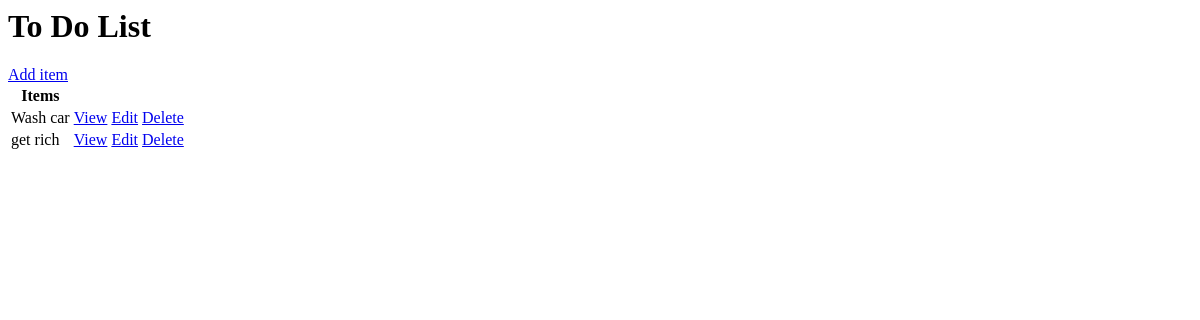
The app's page /, older data.
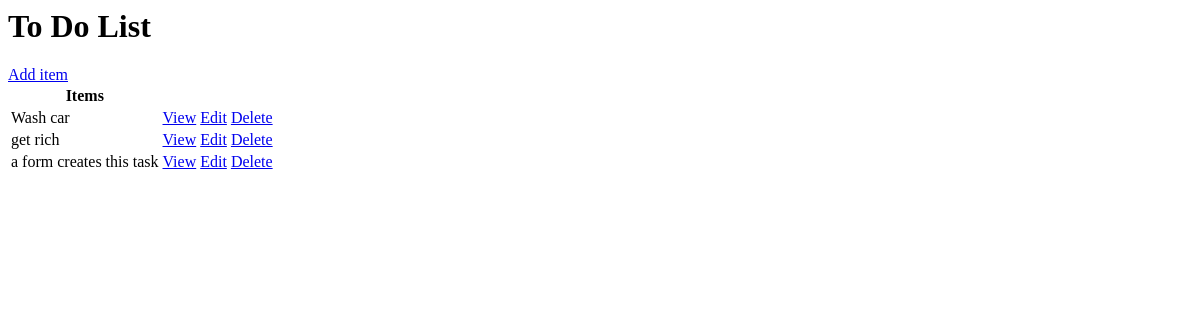
The same page, newer data.
### base/models.py (models this page shows, shortened)
class Task(models.Model):
    user = models.ForeignKey(User, on_delete = models.CASCADE, null=True, blank = True)
    title = models.CharField(max_length=200)
    description = models.TextField(null=True, blank=True)
    complete = models.BooleanField(default=False)
    created = models.DateTimeField(auto_now_add=True)
    class Meta:
        ordering = ['complete']

### base/views.py (the view)
# urls.py: path('', TaskList.as_view(), name = 'tasks'),
class TaskList(ListView):
    model = Task                   # model = Task because of this is the name of the class (form) in models.py, and that's refers on all objects of it !
    context_object_name = 'tasks'  # changing the name of object for HTML templates to 'tasks' and 'task'

### base/templates/base/task_list.html
<h1>To Do List</h1>
<td><a href="{% url 'task-create' %}">Add item</a></td>  <!–– allows to get clickable links of Tasks instead of simple text ––>
<table>
    <tr>
        <th>Items</th>
        <th></th>
    </tr>
    {% for task in tasks %}
    <tr>
        <td>{{task.title}}</td>
        <td><a href="{% url 'task' task.id %}">View</a></td>  <!–– allows to get clickable links of Tasks instead of simple text ––>
        <td><a href="{% url 'task-update' task.id %}">Edit</a></td>
        <td><a href="{% url 'task-delete' task.id %}">Delete</a></td>
    </tr>
    {% empty %}
    <h3>No items in list</h3>
    {% endfor %}
</table>

Row changes from the older to the newer data that the page shows:
added Task: title "a form creates this task"
